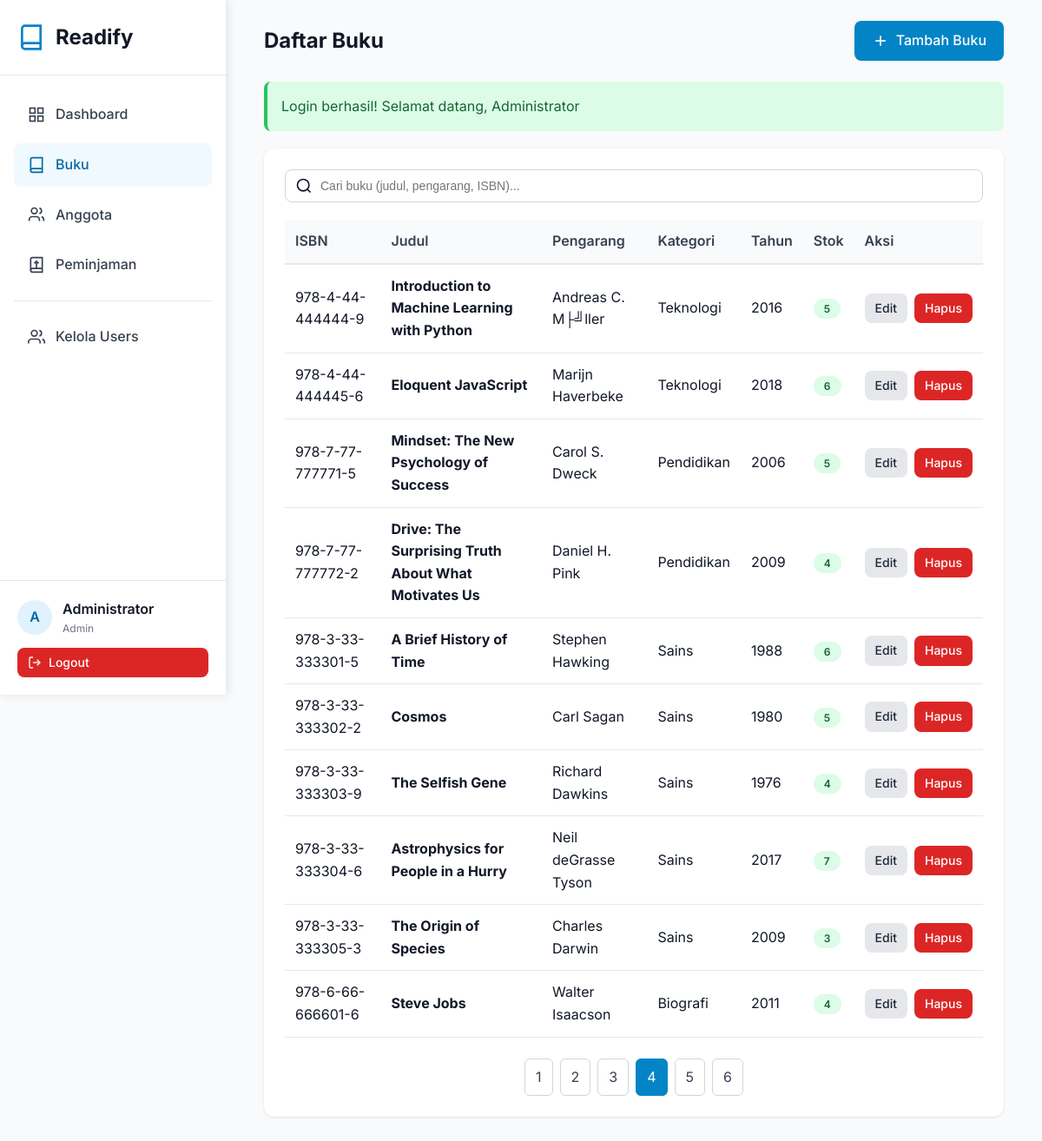
The app's page /pages/books/index.php?page=4 (signed in), older data.
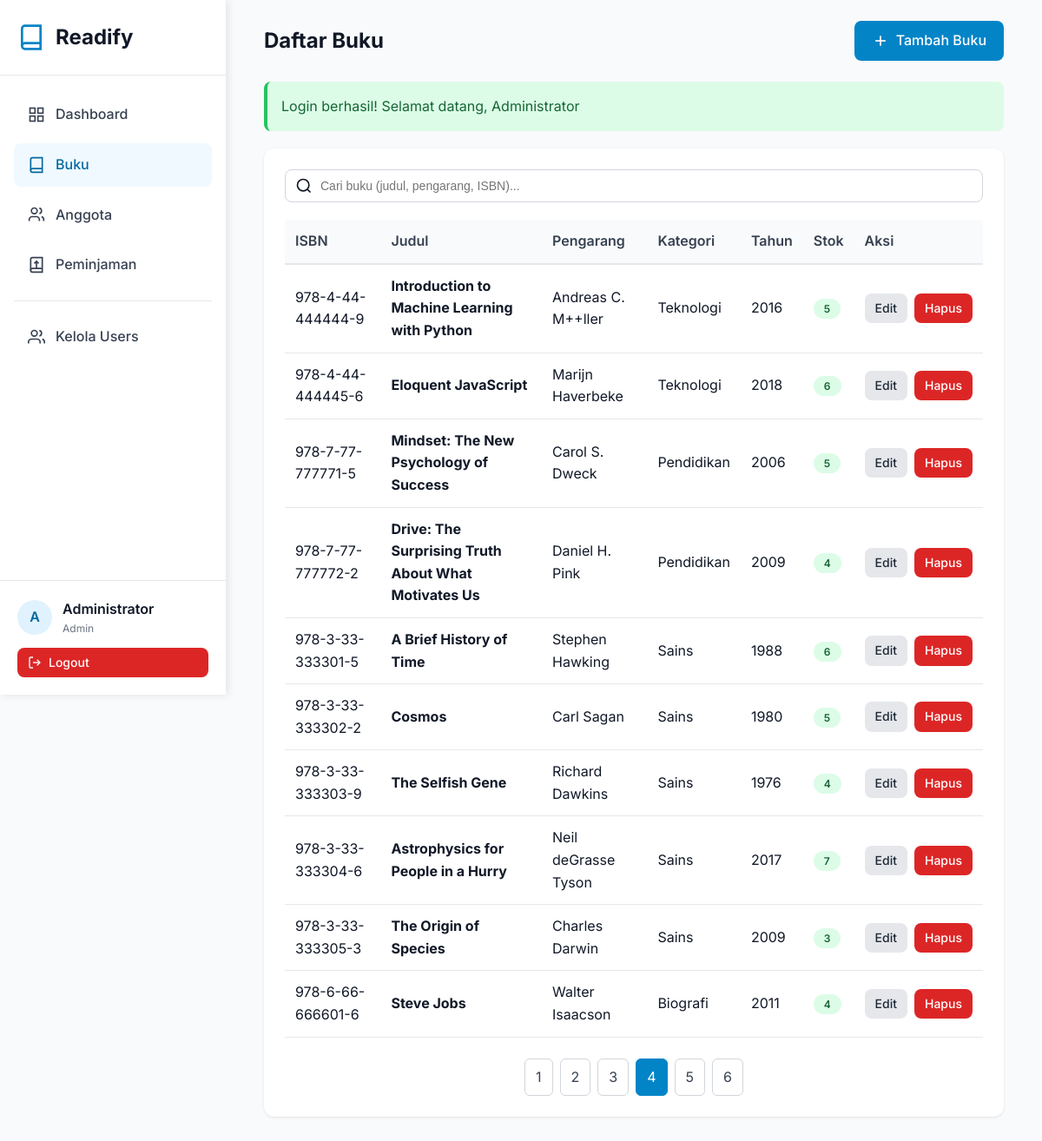
The same page, newer data.
### tables this page shows
CREATE TABLE `users` (
  `id` int NOT NULL AUTO_INCREMENT,
  `name` varchar(100) NOT NULL,
  `email` varchar(100) NOT NULL,
  `phone` varchar(20) DEFAULT NULL,
  `password` varchar(255) NOT NULL,
  `role` enum('admin','staff','member') DEFAULT 'member',
  `created_at` timestamp NULL DEFAULT CURRENT_TIMESTAMP,
  `updated_at` timestamp NULL DEFAULT CURRENT_TIMESTAMP ON UPDATE CURRENT_TIMESTAMP,
  PRIMARY KEY (`id`),
  UNIQUE KEY `email` (`email`)
);

CREATE TABLE `books` (
  `id` int NOT NULL AUTO_INCREMENT,
  `isbn` varchar(20) NOT NULL,
  `title` varchar(255) NOT NULL,
  `author` varchar(100) NOT NULL,
  `publisher` varchar(100) DEFAULT NULL,
  `year` year DEFAULT NULL,
  `category_id` int DEFAULT NULL,
  `stock` int DEFAULT '0',
  `pages` int DEFAULT NULL,
  `description` text,
  `cover_image` varchar(255) DEFAULT NULL,
  `created_at` timestamp NULL DEFAULT CURRENT_TIMESTAMP,
  `updated_at` timestamp NULL DEFAULT CURRENT_TIMESTAMP ON UPDATE CURRENT_TIMESTAMP,
  PRIMARY KEY (`id`),
  UNIQUE KEY `isbn` (`isbn`),
  KEY `category_id` (`category_id`),
  KEY `idx_title` (`title`),
  KEY `idx_author` (`author`),
  KEY `idx_isbn` (`isbn`),
  CONSTRAINT `books_ibfk_1` FOREIGN KEY (`category_id`) REFERENCES `categories` (`id`) ON DELETE SET NULL
);

CREATE TABLE `categories` (
  `id` int NOT NULL AUTO_INCREMENT,
  `name` varchar(50) NOT NULL,
  `description` text,
  `created_at` timestamp NULL DEFAULT CURRENT_TIMESTAMP,
  PRIMARY KEY (`id`),
  UNIQUE KEY `name` (`name`)
);

### config/config.php (called while the page is built, shortened)
<?php
require_once BASE_PATH . '/config/database.php';
function isLoggedIn() {
    return isset($_SESSION['user_id']);
}
function getCurrentUser() {
    if (isLoggedIn()) {
        $db = new Database();
        $user = $db->fetchOne("SELECT id, name, email, role FROM users WHERE id = ?", [$_SESSION['user_id']]);
        return $user;
    }
    return null;
}

### config/database.php (called while the page is built, shortened)
<?php
class Database {
    private $host = DB_HOST;
    private $user = DB_USER;
    private $pass = DB_PASS;
    private $dbname = DB_NAME;
    private $conn;
    private function connect() {
        $this->conn = null;
        try {
            $dsn = "mysql:host=" . $this->host . ";dbname=" . $this->dbname . ";charset=utf8mb4";
            $options = [
                PDO::ATTR_ERRMODE => PDO::ERRMODE_EXCEPTION,
                PDO::ATTR_DEFAULT_FETCH_MODE => PDO::FETCH_ASSOC,
                PDO::ATTR_EMULATE_PREPARES => false,
            ];
            $this->conn = new PDO($dsn, $this->user, $this->pass, $options);
        } catch(PDOException $e) {
            $this->error = $e->getMessage();
            die("Connection failed: " . $this->error);
        }
    }
    public function query($sql, $params = []) {
        try {
            $stmt = $this->conn->prepare($sql);
            $stmt->execute($params);
            return $stmt;
        } catch(PDOException $e) {
            throw new Exception($e->getMessage());
        }
    }
    public function fetchAll($sql, $params = []) {
        $stmt = $this->query($sql, $params);
        return $stmt->fetchAll();
    }
    public function fetchOne($sql, $params = []) {
        $stmt = $this->query($sql, $params);
        return $stmt->fetch();
    }
}

### pages/books/index.php (the view, shortened to what the rows shown need)
<?php
require_once '../../config/config.php';
$db = new Database();
$page = isset($_GET['page']) ? (int)$_GET['page'] : 1;
$offset = ($page - 1) * ITEMS_PER_PAGE;
$search = isset($_GET['search']) ? sanitize($_GET['search']) : '';
$searchQuery = $search ? " WHERE title LIKE '%$search%' OR author LIKE '%$search%' OR isbn LIKE '%$search%'" : '';
$books = $db->fetchAll("SELECT b.*, c.name as category_name FROM books b LEFT JOIN categories c ON b.category_id = c.id $searchQuery ORDER BY b.created_at DESC LIMIT " . ITEMS_PER_PAGE . " OFFSET $offset");
include_once '../../includes/header.php';
include_once '../../includes/sidebar.php';
?>
<div class="container">
    <div class="card-header">
        <h1 class="card-title">Daftar Buku</h1>
    </div>
    <div class="card">
        <div class="table-responsive">
            <table class="table">
                <thead>
                    <tr>
                        <th>ISBN</th>
                        <th>Judul</th>
                        <th>Pengarang</th>
                        <th>Kategori</th>
                        <th>Tahun</th>
                        <th>Stok</th>
                        <th>Aksi</th>
                    </tr>
                </thead>
                <tbody>
                    <?php if (empty($books)): ?>
                        <tr>
                            <td colspan="7" style="text-align: center; padding: 40px; color: var(--gray-500);">
                                Tidak ada buku ditemukan
                            </td>
                        </tr>
                    <?php else: ?>
                        <?php foreach ($books as $book): ?>
                            <tr>
                                <td><?php echo htmlspecialchars($book['isbn']); ?></td>
                                <td><strong><?php echo htmlspecialchars($book['title']); ?></strong></td>
                                <td><?php echo htmlspecialchars($book['author']); ?></td>
                                <td><?php echo htmlspecialchars($book['category_name'] ?? '-'); ?></td>
                                <td><?php echo $book['year']; ?></td>
                                <td>
                                    <?php if ($book['stock'] <= 2): ?>
                                        <span class="badge badge-danger"><?php echo $book['stock']; ?></span>
                                    <?php else: ?>
                                        <span class="badge badge-success"><?php echo $book['stock']; ?></span>
                                    <?php endif; ?>
                                </td>
                                <td>
                                    <div style="display: flex; gap: 8px;">
                                        <a href="edit.php?id=<?php echo $book['id']; ?>" class="btn btn-sm btn-secondary">Edit</a>
                                        <a href="delete.php?id=<?php echo $book['id']; ?>" class="btn btn-sm btn-danger" onclick="return confirmDelete('Hapus buku ini?')">Hapus</a>
                                    </div>
                                </td>
                            </tr>
                        <?php endforeach; ?>
                    <?php endif; ?>
                </tbody>
            </table>
        </div>
    </div>
</div>
<?php include_once '../../includes/footer.php'; ?>

### includes/sidebar.php (shortened to what the rows shown need)
<?php
$user = getCurrentUser();
?>
<div class="sidebar">
    <div class="sidebar-logo">
        <h1>Readify</h1>
    </div>
    <div class="sidebar-user">
        <div class="user-info">
            <div class="user-avatar"><?php echo strtoupper(substr($user['name'], 0, 1)); ?></div>
            <div>
                <div class="user-name"><?php echo htmlspecialchars($user['name']); ?></div>
                <div class="user-role"><?php echo ucfirst($user['role']); ?></div>
            </div>
        </div>
    </div>
</div>
<div class="main-content">

Row changes from the older to the newer data that the page shows:
changed books "Introduction to Machine Learning with Python": author "Andreas C. M├╝ller" → "Andreas C. M++ller"
